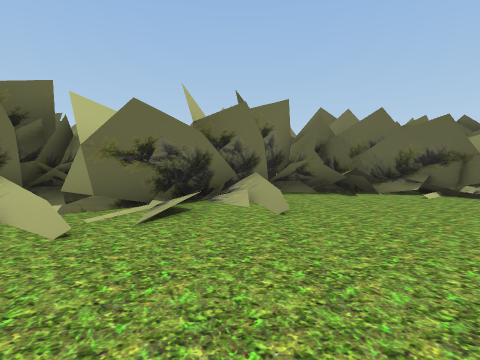
View 1 (above)

24 first-person views from a walk through a 3-D level made in the Unity game engine. The camera is 1.2 m above the floor, tilts 2° down and sees 80° across. The floor is counted in squares, 2 m on a side. Each view is taken from the middle of a square. On the plan, view 1 faces up. The plan holds only what a view shows up to about 9 squares ahead; the rest is blank. The place goes on beyond the plan. The player is left out. Door leaves are left out, so doorways stand open. Some surface patterns are stand-ins.

View 2
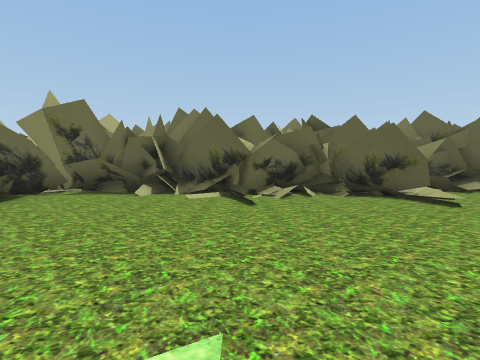

View 3
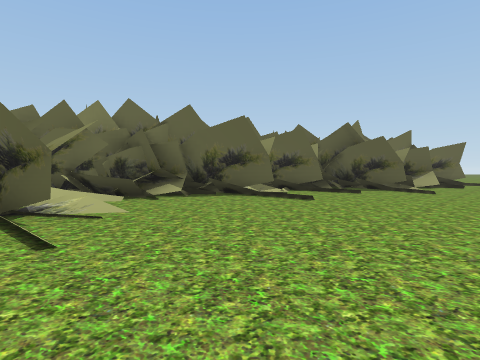

View 4
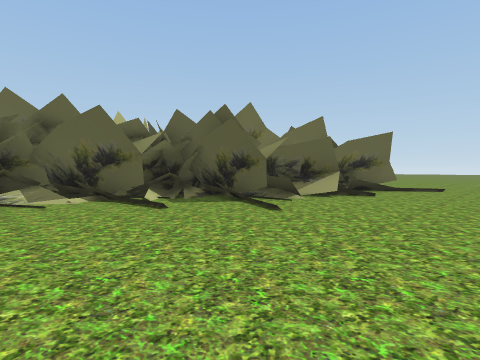

View 5
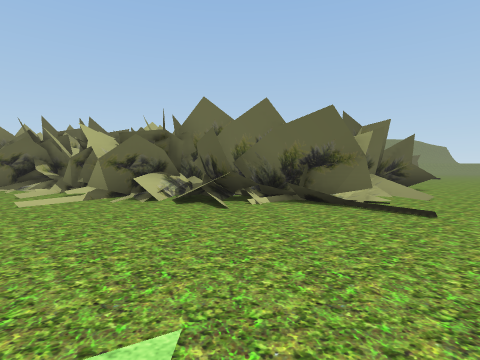

View 6
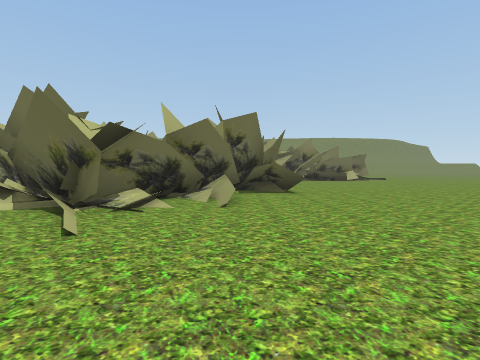

View 7
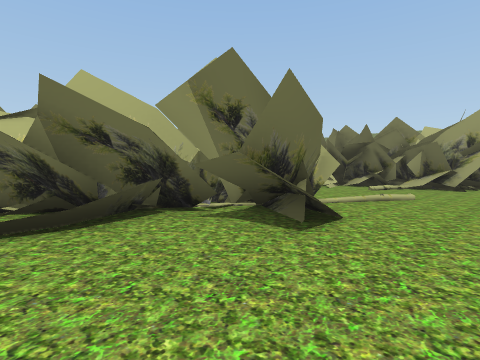

View 8
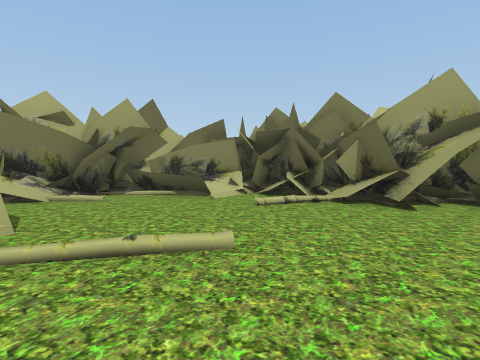

View 9
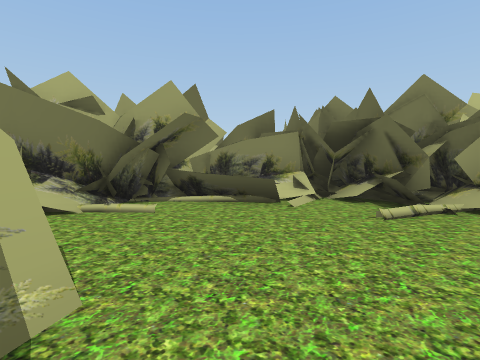

View 10
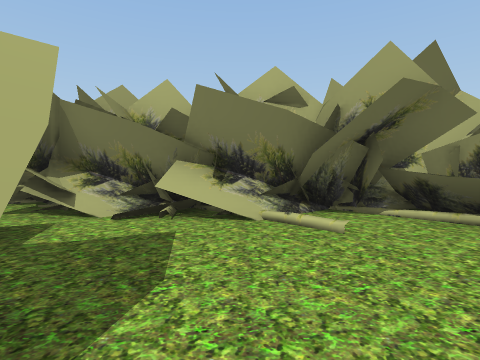

View 11
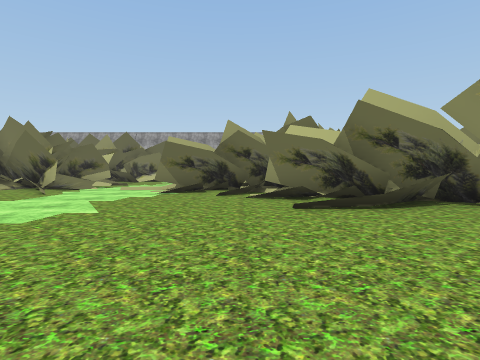

View 12
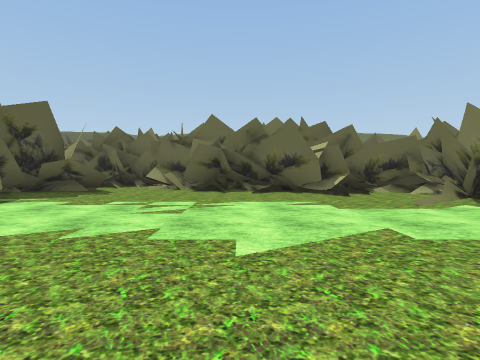

View 13
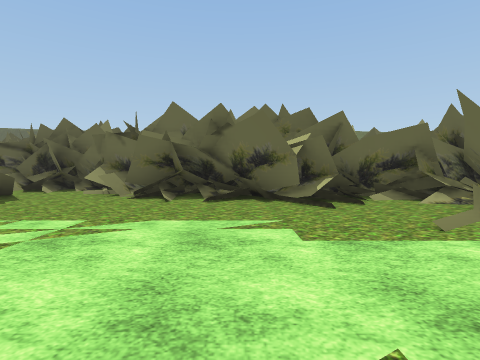

View 14
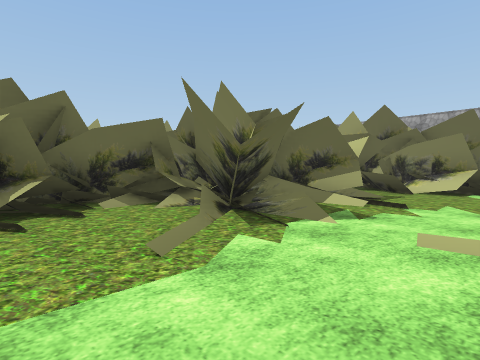

View 15
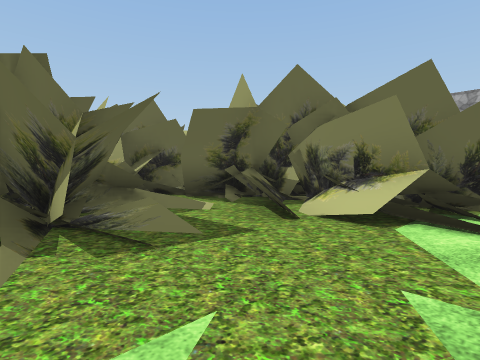

View 16
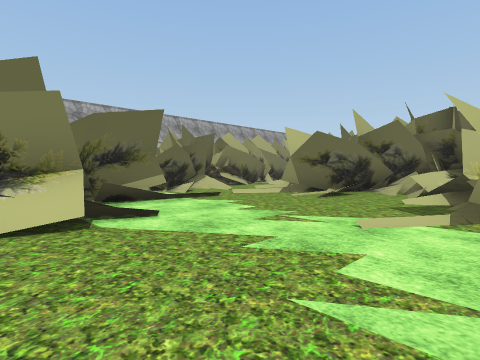

View 17
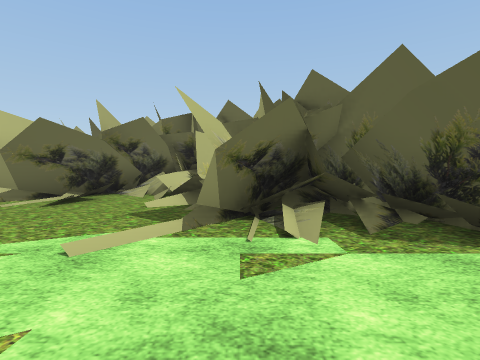

View 18
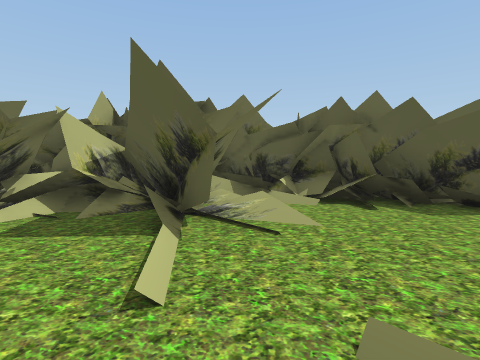

View 19
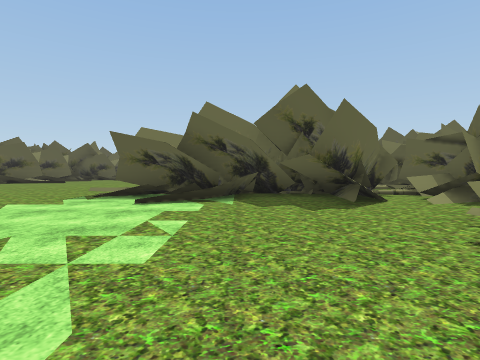

View 20
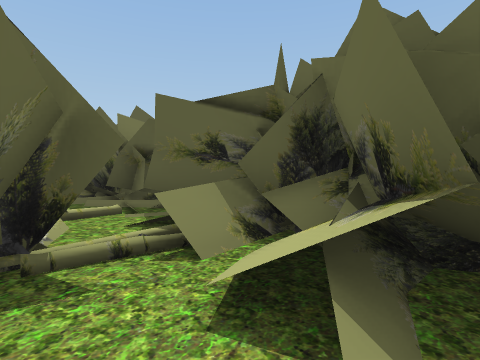

View 21
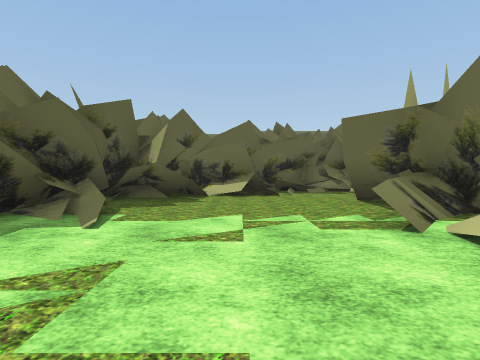

View 22
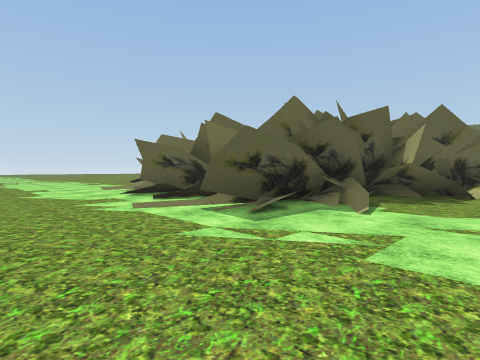

View 23
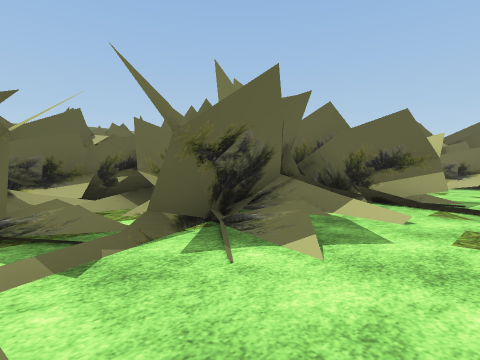

View 24
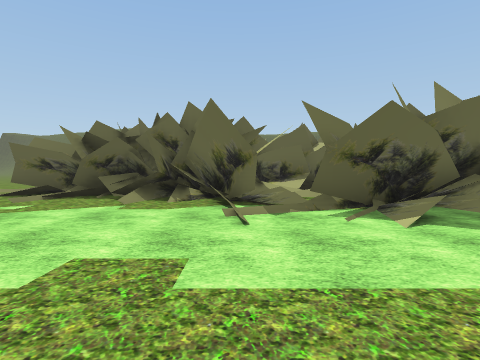

### Floor plan
Key: @ floor where view 1 was taken; . main floor; : floor 0.25 m higher than the main floor; + floor 1 m higher than the main floor; / step, stairs or slope; T pine tree; O other object.
Columns run from 12 left of view 1 to 28 right of it. Each row starts with its distance up from view 1.
 17                                T TTTT TT
 16                               OTTTTTTTTTT
 15                                TTTT.///.
 14                           OO   TT.......
 13                           OO   TT.......
 12                                TT.......
 11  T                              T....:..
 10  TT                   TT    TT TT..TT...
  9  TT           TT    TTTTOTTTTTT T.+TT....
  8  TTTTTTT   TTTTT TTTT /TTTTT TTTT. TTT...
  7 TTTTTT    TTTTT//TTTTT...T//TTTTT TTT....
  6 T.TT:TTTTT TT.../T/..T..././TTTTTTTT.....
  5 ..T/./TTTTTT/..../......./.../T/TTT......
  4 ..T/.TTTTTT/...................///T......
  3 ......TTTT/......................./.....
  2 ......T.TT.............................
  1 T........T...........   ..............
  0 TT..........@.......    .............
 -1 TTT............../.T   .............
 -2  TT..T/..T.......//  T/.....T........
 -3  TT..T/.TT........T  T/....TT/.TT.....
 -4 TTT..TTTT.//......TTTTT.../TTTTTTT.../
 -5  TTTTTT TTTT///../TTTTT....TTTTT.TTT./.
 -6    TTT   TTTTTT//..TT.....TT TTT:TTTTTTT
 -7   TTT TT  TT  TTT//TT...TTTT   TT TTTTT
 -8               T TTTTTTTTTTT   TTT  TT
 -9                   TT  TTTTT    TT
-10                               TO
-11                                O

Positions as (right, up) in squares from view 1, and headings:
1: (0, 0), facing up
2: (5, 0), facing up
3: (8, 2), facing up-right
4: (13, 1), facing up-right
5: (20, -1), facing up
6: (24, 0), facing up
7: (27, 5), facing up-left
8: (27, 10), facing up-left
9: (25, 10), facing up-left
10: (24, 11), facing left
11: (5, 3), facing left
12: (1, 3), facing down
13: (0, 1), facing down
14: (-1, 0), facing down-left
15: (-6, 0), facing down-left
16: (-6, -2), facing up-left
17: (-6, -1), facing up
18: (-12, 2), facing up-right
19: (0, -3), facing right
20: (5, -6), facing down-right
21: (12, 0), facing down
22: (12, 1), facing down-right
23: (21, -1), facing down-left
24: (21, 1), facing down
